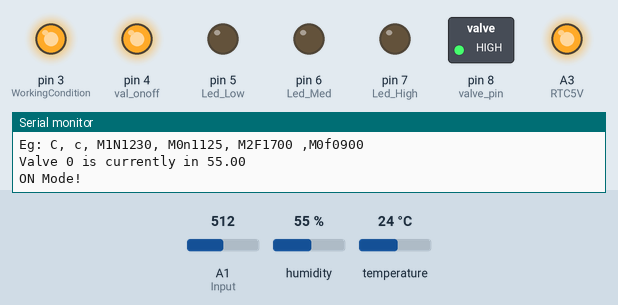
Simulated run of this sketch. Board: Arduino Uno, built with avr-gcc and run on an emulated ATmega328P. Shown: switched loads named in the sketch (green lamp = pin HIGH), output pins drawn as LEDs (lit = HIGH), the last lines printed to the serial monitor. The test bench sets the inputs (shaded band); at power-on: A1 (Input) = 512, humidity 55 %, temperature 24 °C. The local clock reads 2024-03-15 10:24:30 at power-on unless the sketch sets it.

Above: at 1.3 s.
1.4 s: A1 (Input) set to 232
2.9 s: A1 (Input) set to 212
At 4.3 s:
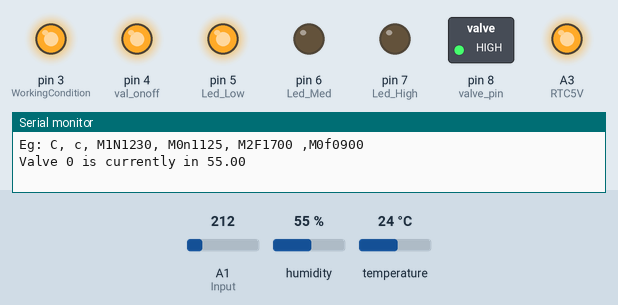
5.5 s: humidity set to 59 %
9.3 s: humidity set to 62 %
At 11.7 s:
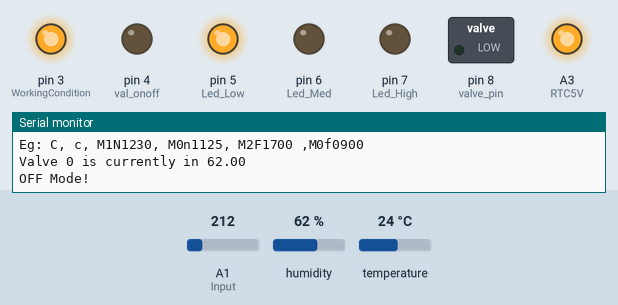
12.2 s: A1 (Input) set to 153
14.2 s: A1 (Input) set to 138
At 15.1 s:
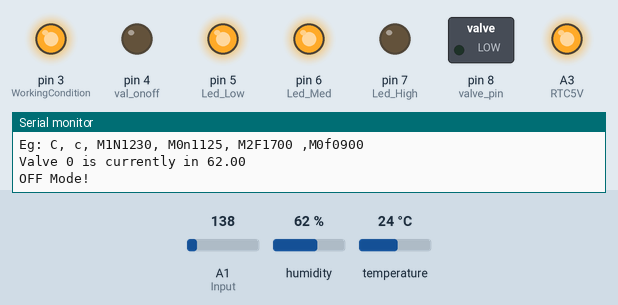
Timing chart, 0 to 16.8 s (numbered marks = the images above; inputs shaded):
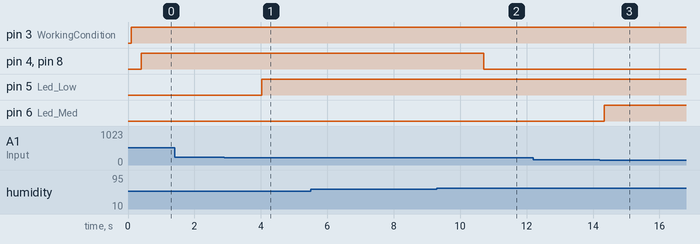

The sketch:

ELEC3607_garden.ino
```cpp
#include <Wire.h>
#include <RTClib.h>
#include <DHT.h>
#include <DHT_U.h>
#define Input A1                      //The pin for detecting Light Intensity
#define RTCgnd A2                     //Pin of RTC ground
#define RTC5V A3                      //Pin of RTC 5V
#define DHT_PIN 2                     //Pin of DHT
#define WorkingCondition 3            //Pin for sending system state to Wemos
#define val_onoff 4                   //Pin for sending valve state to Wemos
#define Led_Low 5                     //Pin for switching on or off of the low level leds
#define Led_Med 6                     //Pin for switching on or off of the medium level leds
#define Led_High 7                    //Pin for switching on or off of the high level leds
#define valve_pin 8                   //Pin for switching on or off of the water valve
#define low 3                         //The light intensity of switching leds to low mode
#define moderate 6                    //The light intensity of switching leds to medium mode
#define high 9                        //The light intensity of switching leds to high mode
#define Coefficient 0.04092           //The coefficient for calculating the light intensity from photoresistor
#define DHTTYPE DHT11                 //The type of the DHT
DHT dht(DHT_PIN, DHTTYPE);
RTC_DS1307 rtc;                       //The type of the real time clock
DateTime current;
const char weekdays[7][10] = {"Sunday", "Monday", "Tuesday", "Wednesday", "Thursday", "Friday", "Saturday"};
const int valvenum = 1;               //The number of the water valve
const int timenum = 2;                //On and sleep modes of the system
const int on = 1;
const int off = 0;
int times[valvenum][timenum];         //Buffer for storing the on and sleep time for the system
int valve[valvenum];                  //Support for controlling multiple valves
int currenttime;
int Analog_Data;
float energy;
float humidity;
float temperature;
String tmp;
bool Working_State;
void setup() {
  // put your setup code here, to run once:
  Serial.begin(9600);
  Serial.print("System Activated:");
  Serial.print("\n");
  Serial.println("Please connect all components to the defined pins before uploading the code.");

  valve[0] = valve_pin;               //Assign the pin for the valve
  digitalWrite(RTC5V, HIGH);          //Provide 5V voltage to the RTC component
  digitalWrite(RTCgnd, LOW);          //Provide ground for the RTC component
  pinMode (RTC5V, OUTPUT);
  pinMode (RTCgnd, OUTPUT);
  pinMode(Led_Low, OUTPUT);           //Output the condition for high LEDs to WeMos D1 Mini
  pinMode(Led_Med, OUTPUT);           //Output the condition for medium LEDs to WeMos D1 Mini
  pinMode(Led_High, OUTPUT);          //Output the condition for low LEDs to WeMos D1 Mini
  pinMode(WorkingCondition,OUTPUT);   //Output the condition for the system to WeMos D1 Mini
  pinMode(val_onoff,OUTPUT);          //Output the condition for the valve to WeMos D1 Mini
  pinMode(valve[0], OUTPUT);          //Output the condition for the valve to valve and WeMos D1 Mini
/*Default setting for system working period from 0:00 to 23:59*/
  for(int i = 0; i < valvenum; i++){
    for(int j = 0; j < timenum; j++)
    {
      if(j == 0)
      {
        times[i][j] = 23*60+59;
      }
      else
      {
        times[i][j] = 0;
      }
    }
  }

  Wire.begin();
  rtc.begin();
  dht.begin();
}

void loop() {
  rtctest();
  getTime();
  Working_State = WorkingConditionCheck();
  detectIntensity();
  LEDfeedback(energy, Led_Low, Led_Med, Led_High, Working_State);
  getTemp();
  getHumidity();
  checksetting();
  ValveState(Working_State);
  delay(1000);
}
/*Confirm the rtc component is working appropriately, adjust the RTC component to the correct time,
and store time in the variable 'current'.*/
void rtctest()  {
  if (!rtc.isrunning()) {
    Serial.print("RTC currently is not working, please check with your circuit.\n");
    return;
  }
  Serial.print("RTC currently is working!\n");
  rtc.adjust(DateTime(F(__DATE__), F(__TIME__)));
  current = rtc.now();
}
/*Output the time stored in the variable 'current'.
Eg: 30/5/2019 Thursday 13:15:29*/
void getTime() {
    Serial.print(current.day(), DEC);
    Serial.print('/');
    Serial.print(current.month(), DEC);
    Serial.print('/');
    Serial.print(current.year(), DEC);
    Serial.print(" ");
    Serial.print(weekdays[current.dayOfTheWeek()]);
    Serial.print(" ");
    Serial.print(current.hour(), DEC);
    Serial.print(':');
    Serial.print(current.minute(), DEC);
    Serial.print(':');
    Serial.print(current.second(), DEC);
    Serial.println();
}
/*Checking the condition of the system, more functions are called if the system is in on mode.
Otherwise, the system just stays in the sleep mode.*/
bool WorkingConditionCheck() {
   currenttime = (current.hour()*60 + current.minute());    //Get the current time and stored it in the variable 'currenttime'.
/*Compare the current time with working hours set for system, if current time is in the period,
return true. Otherwise, return false.*/
  for(int i = 0; i < valvenum; i++){
     if((currenttime >= times[i][on]) && (currenttime < times[i][off]))
     {
      digitalWrite(WorkingCondition,HIGH);
      return true;
     }
     else
     {
      digitalWrite(WorkingCondition, LOW);
      return false;
     }
  }
}
/*Read the current going through in the phtotresistor and calculate the light intensity in the environment.*/
void detectIntensity()  {
  Analog_Data = analogRead(Input);
  energy = Coefficient * Analog_Data;
}
/*Check the system in the on mode, adjust light intensity of the system according to the light intensity of the environment.*/
void LEDfeedback(float Energy, int pin_low, int pin_med, int pin_high, bool statecheck)  {
         Serial.print("Current light is in ");
         if(statecheck == true)
         {
/*If the environment light intensity is low that 3, all LEDs in the system are working to provide
sufficent light intensity for the plant.*/
           if(Energy < low){
             Serial.print("HIGH mode\tIntensity: ");
             Serial.println(Energy);
             digitalWrite(pin_low, HIGH);
             digitalWrite(pin_med, HIGH);
             digitalWrite(pin_high, HIGH);
            }
/*If the environment light intensity is grater that 3 but lower than 6, most of LEDs in the system are working to provide
sufficent light intensity for the plant.*/
           else if(low <= Energy && Energy < moderate){
             Serial.print("MEDIUM mode\tIntensity: ");
             Serial.println(Energy);
             digitalWrite(pin_low, HIGH);
             digitalWrite(pin_med,HIGH);
             digitalWrite(pin_high, LOW);
            }
/*If the environment light intensity is grater that 6 but lower than 9, one third LEDs in the system are working to provide
sufficent light intensity for the plant.*/
           else if(Energy >= moderate && Energy < high){
             Serial.print("LOW mode\tIntensity: ");
             Serial.println(Energy);
             digitalWrite(pin_low, HIGH);
             digitalWrite(pin_med, LOW);
             digitalWrite(pin_high, LOW);
            }
/*If the environment light intensity is grater 9, no LEDs in the system are working since the light intensity in the oustide is
sufficent for the plant.*/
           else if(Energy >= high){
             Serial.print("NO LIGHT mode\tIntensity: ");
             Serial.println(Energy);
             digitalWrite(pin_low, LOW);
             digitalWrite(pin_med, LOW);
             digitalWrite(pin_high, LOW);
            }
         }
/*If the current time is not in the working period for the system, the system closes all LEDs.*/
         else
         {
             Serial.println("OFF mode");
             digitalWrite(pin_low, LOW);
             digitalWrite(pin_med, LOW);
             digitalWrite(pin_high, LOW);
         }
}
/*Read the temperature of the environment from the DHT module and print it in the serial port.*/
void getTemp(){
    temperature = dht.readTemperature();
    if(isnan(temperature))
    {
      Serial.print("Failed to read temperature from DHT!\n");
      return;
    }

    Serial.print("Temperature:  ");
    Serial.print(temperature);
    Serial.print("°C\n");
    Serial.flush();
}
/*Read the humidity of the environment from the DHT module and print it in the serial port.*/
void getHumidity()  {
    humidity = dht.readHumidity();

    if(isnan(humidity))
    {
      Serial.print("Failed to read humidity from DHT!\n");
      return;
    }
    Serial.print("Humidity:  ");
    Serial.print(humidity);
    Serial.print("%\n");
    Serial.flush();
}
/*Check if any input from the serial port, and take actions according to the input in the serial port.*/
void checksetting()
{
  if(Serial.available() > 0) {
    tmp = Serial.readString();
  }
/*If the first character of the input in the serial monitor is 'C', function 'CurrentSetting' is executed and
serial port outputs working period of the system.*/
  if(tmp[0] == 'C')
  {
    CurrentSetting();
    return;
  }
/*If the first character of the input in the serial monitor is 'M', function 'ModifySetting is executed and
working period of the system is changed.*/
  else if(tmp[0] == 'M')
  {
    ModifySetting();
    return;
  }
/*If the first character of the input in the serial monitor is not 'M' or 'C',
no funtion is called and system stays in its original condition.*/
  else
  {
    Serial.print("Invalid input is detected, please check with the format! Correct formats are shown below.\n");
    Serial.print("Eg: C, c, M1N1230, M0n1125, M2F1700 ,M0f0900\n");
    Serial.flush();
    return;
  }
}
/*Serial port outputs the working period of the system.*/
void CurrentSetting() {
  for(int i = 0; i < valvenum; i++){
    Serial.print("Valve ");
    Serial.print(i);
    Serial.print(" is set to be activated from ");
    Serial.print(times[i][on]/60);
    Serial.print(":");
    Serial.print(times[i][on]-(times[i][on]/60)*60);
    Serial.print(" to ");
    Serial.print(times[i][off]/60);
    Serial.print(":");
    Serial.print(times[i][off]-(times[i][off]/60)*60);
    Serial.println();
  }
  Serial.flush();
}
/*Read the remaining input from the serial port and modify the working period of the system.*/
void ModifySetting()  {
  int valnum = tmp[1];                                  //Read the valve pin
  char state = tmp[2];                                  // Read on or sleep
  if(state != 'N' && state != 'F' && state != 'n' && state != 'f'){
    Serial.println("Unable to set the on off time since the invalid input, please check with the format! Correct formats are shown below.\n");
    Serial.print("Eg: C, c, M1N1230, M0n1125, M2F1700 ,M0f0900\n");
    Serial.flush();
    return;
  }
  int sethour = (10*(tmp[3] - '0') + (tmp[4] - '0'));   //Store the hour to be set
  int setminute = (10*(tmp[5] - '0') + (tmp[6] - '0')); //Store the minute to be set
  int timetobeset = sethour*60 + setminute;             //Convert the time to be set into minutes
  if(state == 'N' || state == 'n')  {                   //Chenge new on mode time to the system if state indicate N or n
    times[valnum][on] = timetobeset;
  }
  else if(state == 'F' || state == 'f')                 //Chenge new off mode time to the system if state indicate F or f
  {
    times[valnum][off] = timetobeset;
  }
  else
  {
    Serial.println("Unknown error causing time setting failure!");  //No action performs for incorrect input
    return;
  }
  Serial.println();
/*The serial port outputs new working period of the system after executing current function
by calling function 'CurrentSetting'.*/
  Serial.println("The time setting has been modified, current setting will be displayed below");
  Serial.flush();
  CurrentSetting();
}
/*Check the system in the on mode, adjust valve condition of the system according to the humidity of the environment.*/
void ValveState(bool statecheck) {
  for(int i = 0; i < valvenum; i++){
    Serial.print("Valve ");
    Serial.print(i);
    Serial.print(" is currently in ");
    if(statecheck == true)
    {
      Serial.println(humidity);
/*If humidty of the environment is greater than 60, the valve stays in the off mode.*/
      if(humidity > 60)
      {
        Serial.print("OFF Mode!\n");
        digitalWrite(valve[i], LOW);
        digitalWrite(val_onoff, LOW);
      }
/*If humidty of the environment is less than 60, the valve stays in the on mode.*/
      else{
        Serial.print("ON Mode!\n");
        digitalWrite(valve[i], HIGH);
        digitalWrite(val_onoff, HIGH);
      }
    }
/*If the system is in sleep mode, the valve stays in the off mode.*/
    else
    {
      Serial.print("OFF Mode!\n");
      digitalWrite(valve[i], LOW);
      digitalWrite(val_onoff, LOW);
    }
  }
}
```

Measured:
- the behaviour switches between 220 and 219 on A1 (Input) (found by bisection; images 0 and 1)
- the behaviour switches between 60 and 61 % on humidity (found by bisection; images 1 and 2)
- the behaviour switches between 147 and 146 on A1 (Input) (found by bisection; images 2 and 3)
- after the input at 2.9 s, pin 5 (Led_Low): LOW → HIGH after 1.1 s
- after the input at 9.3 s, pin 4 (val_onoff), pin 8 (valve_pin): HIGH → LOW after 1.4 s
- after the input at 14.2 s, pin 6 (Led_Med): LOW → HIGH after 0.14 s
